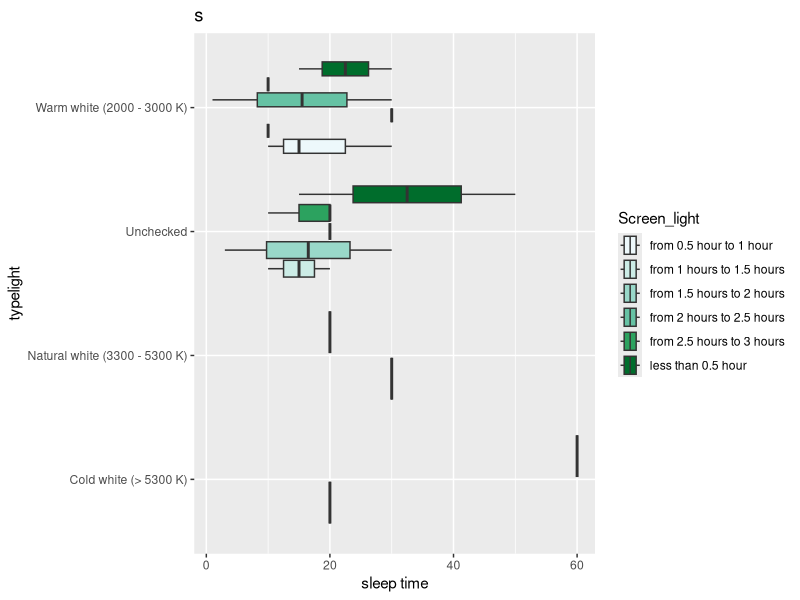
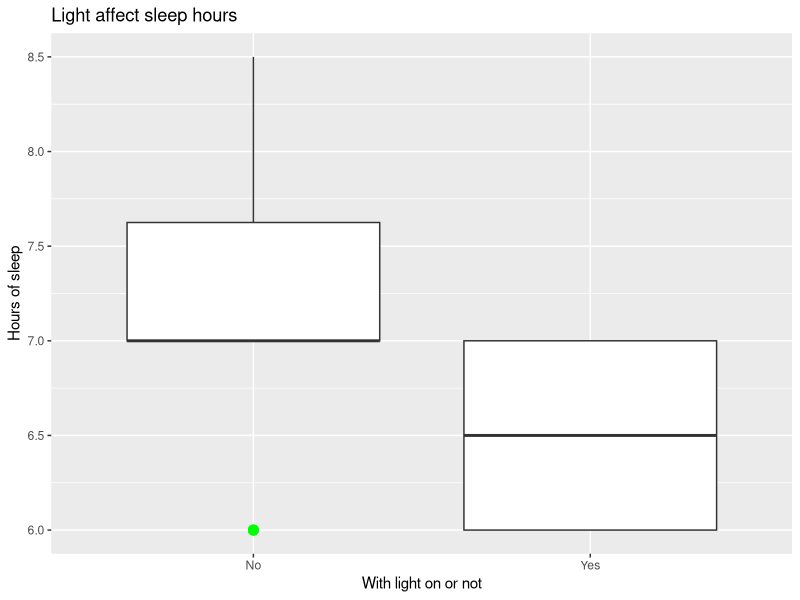
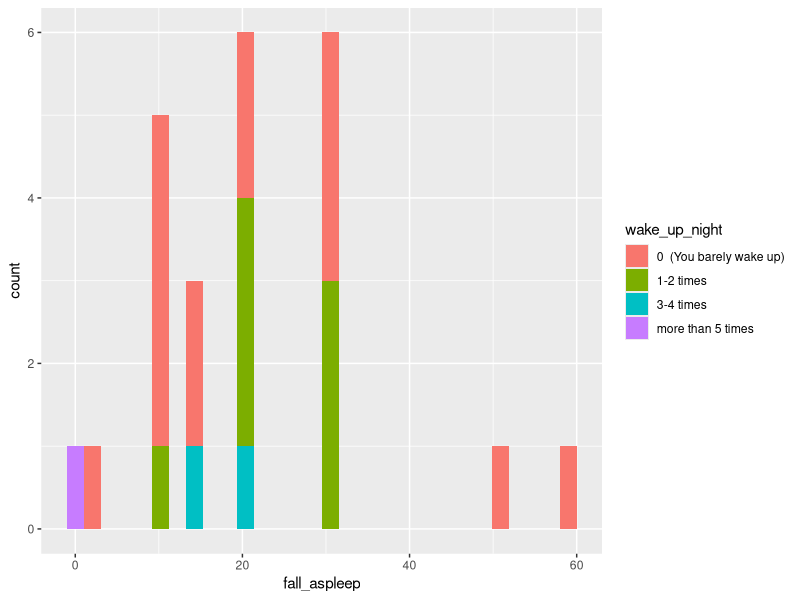
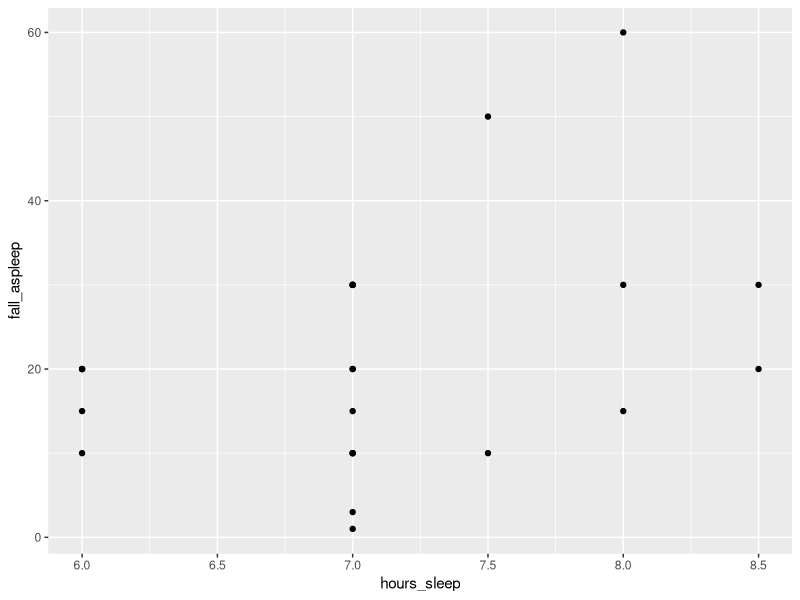
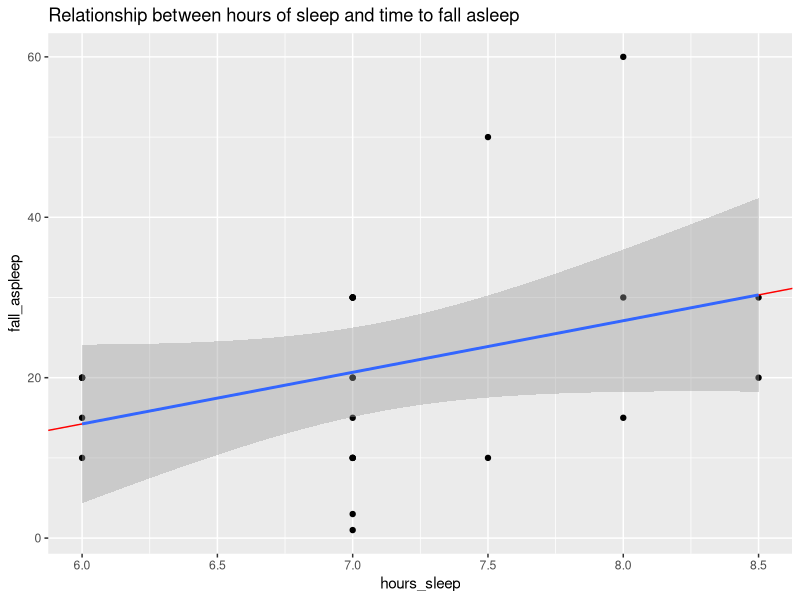
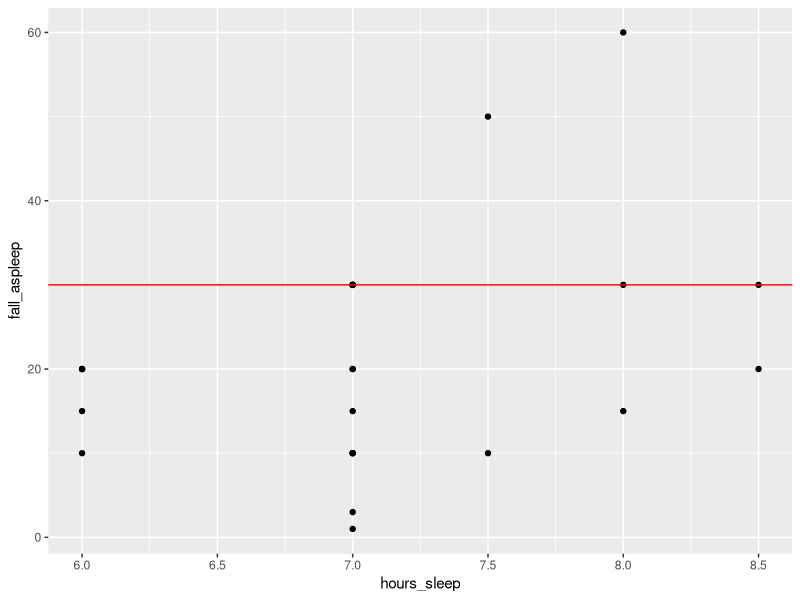
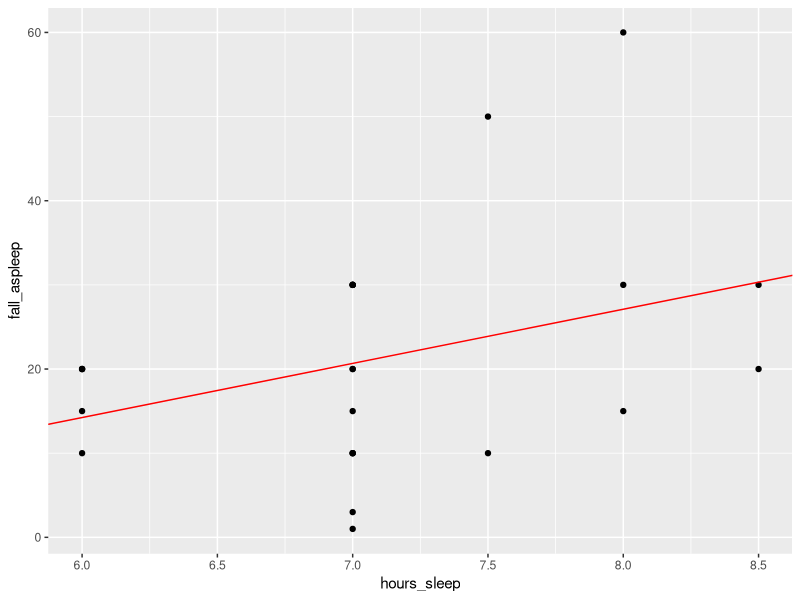
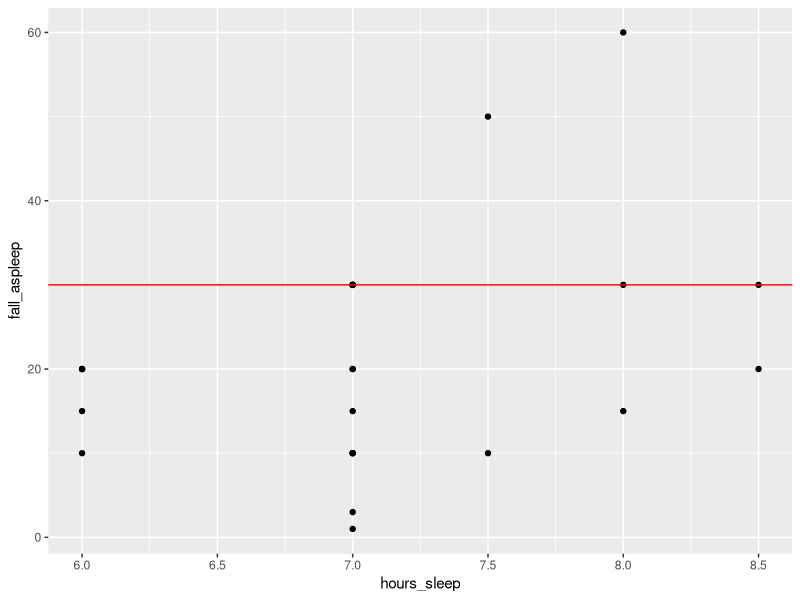

Generate these figures, in order, with R:
## ---- chunk 1
# Read in your survey data
library(tidyverse)
library(dplyr)
survey = read.csv("sleep.csv")
head(survey, 5)
## ---- chunk 2
#quick overview of all data types and variables
survey = read.csv("sleep.csv")
data = survey
names = colnames(data)
simple_version = c("time","light_on_off","hours_sleep","wake_up_night","Screen_light","typelight","fall_aspleep","sleep_satis")
colnames(data) = simple_version

data$Screen_light <- c("less than 0.5 hour","from 0.5 hour to 1 hour", "from 1 hours to 1.5 hours",
               "from 1.5 hours to 2 hours", "from 2 hours to 2.5 hours","from 2.5 hours to 3 hours")

str(data)
filter(data,typelight=="Warm white (2000 - 3000 K)")

## ---- chunk 3

ggplot(data, aes(y=typelight, x=fall_aspleep, fill=Screen_light)) + geom_boxplot() + xlab("sleep time") + scale_fill_brewer(palette="BuGn") + ggtitle("s")

## ---- chunk 4

library(ggplot2)
ggplot(data,aes(x=light_on_off, y=hours_sleep )) + geom_boxplot(outlier.colour = "green", outlier.size = 3) + xlab("With light on or not") + ylab("Hours of sleep") + ggtitle("Light affect sleep hours")
## ---- chunk 5
p1 = ggplot(data, aes(x = fall_aspleep))
p1+geom_histogram(aes(fill = wake_up_night))
## ---- chunk 6
library(ggplot2)

c = ggplot(data, aes(hours_sleep,fall_aspleep))
c+geom_point()
## ---- chunk 7
cor(data$hours_sleep,data$fall_aspleep)
## ---- chunk 8
L =lm(data$fall_aspleep~data$hours_sleep)
L$coefficients
summary(L)
## ---- chunk 9

c+geom_point()+geom_abline(intercept = -24.373,slope= 6.435,colour="red")+geom_smooth(method = "lm") +ggtitle("Relationship between hours of sleep and time to fall asleep")
## ---- chunk 10
res = L$residuals
ggplot(data,aes(hours_sleep,fall_aspleep))+geom_point()+geom_hline(yintercept = 30,colour="red")

c+geom_point()+geom_abline(intercept = -24.373,slope= 6.435,colour="red")
## ---- chunk 11
res = L$residuals
ggplot(data,aes(hours_sleep,fall_aspleep))+geom_point()+geom_hline(yintercept = 30,colour="red")

